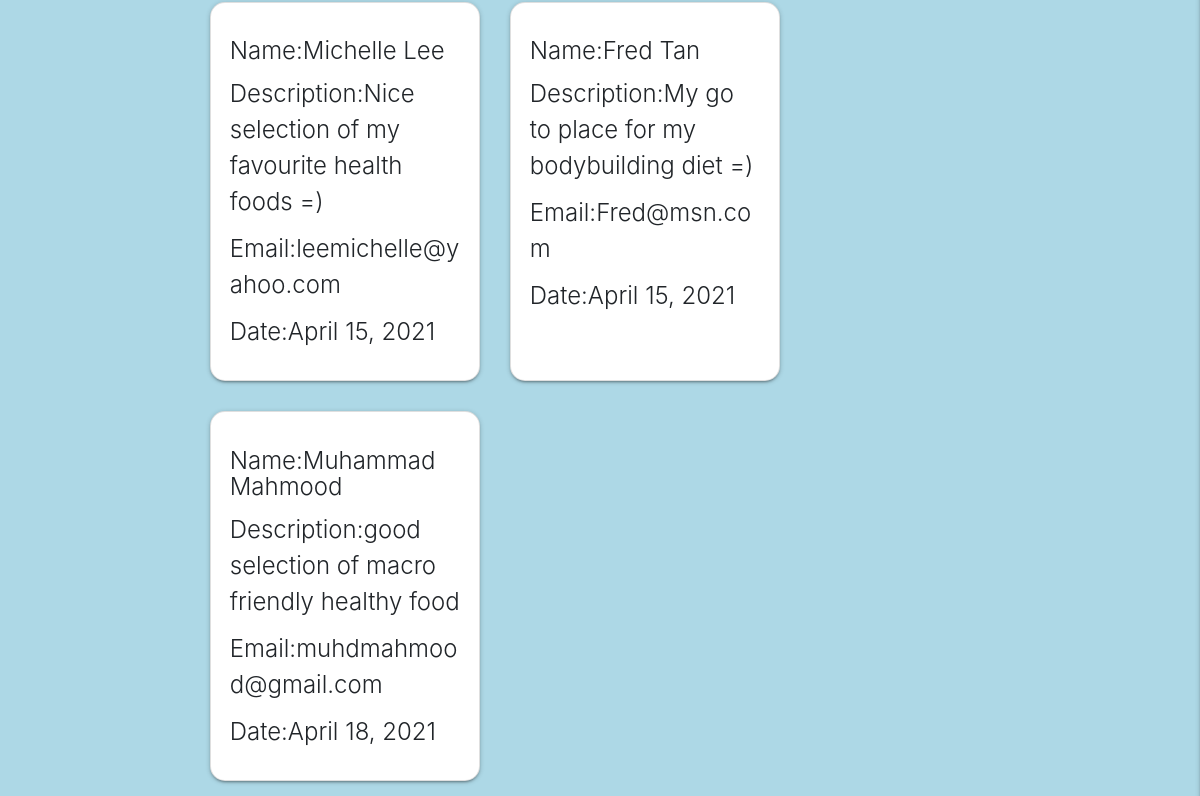
The page /reviews/ (signed in, lower part) on the database as committed earlier.
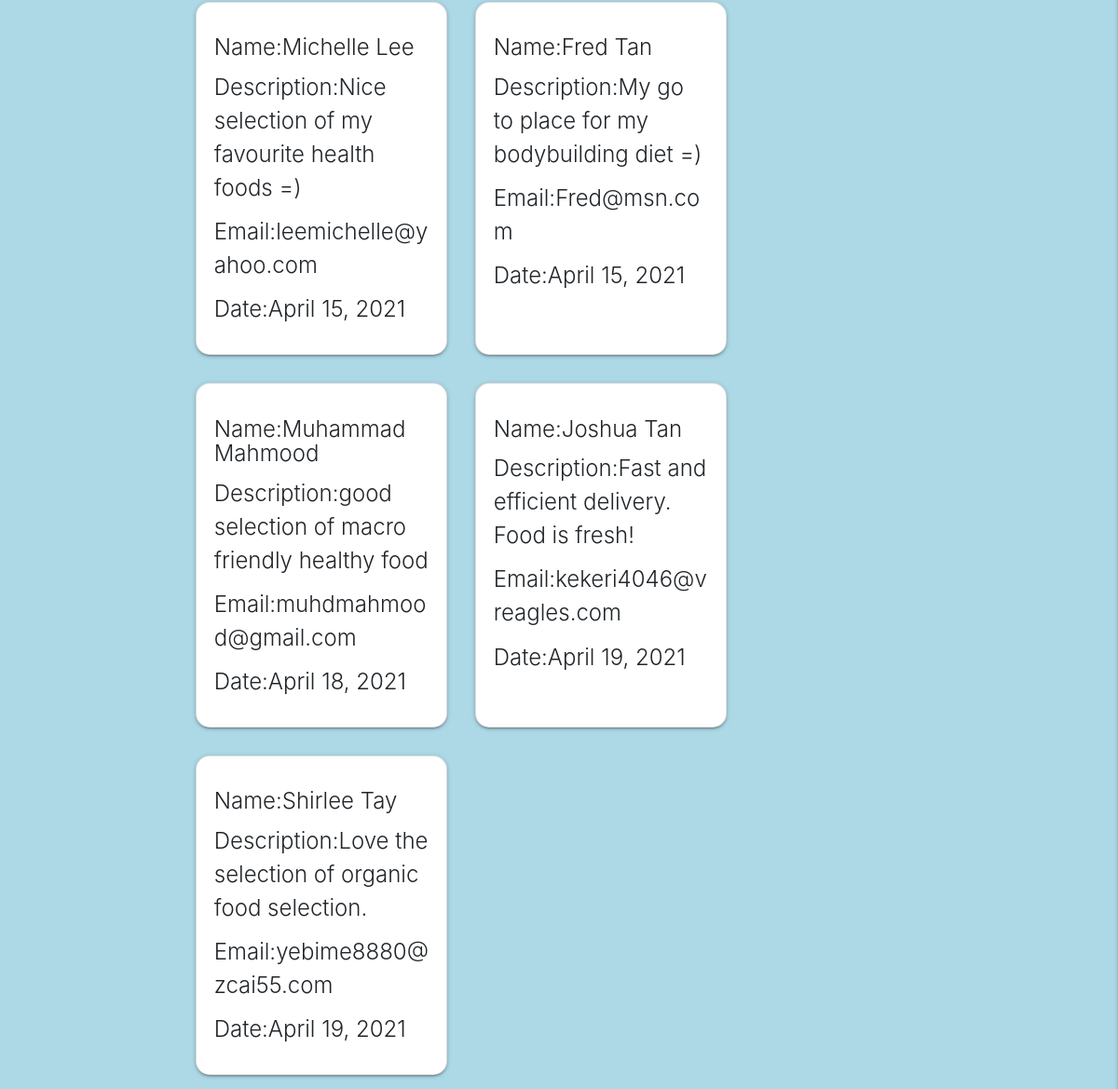
The same page on the database as committed later.
### reviews/models.py (models this page shows)
class reviews(models.Model):
    name = models.CharField(blank=False, max_length=255)
    Email = models.EmailField(blank=False, max_length=320)
    date = models.DateField(default=datetime.date.today)
    reviews = models.TextField(blank=False)

### reviews/views.py (the view)
# urls.py: path('', healthfood.views.index, name="show_healthfood_route"),
@login_required
def index(request):
    all_reviews = reviews.objects.all()
    return render(request, 'reviews/index-template.html', {
        'reviews': all_reviews
    })

### reviews/templates/reviews/index-template.html (shortened to what this page needs)
{% extends 'base.template.html' %}
{% load static %}
{%block content%}
<div style="display:flex;flex-wrap:wrap">
    {%for reviews in reviews %}
    <div class="card m-3" style="width:18rem;">
        <div class="card-body">
            <h5 class="card-title"> Name:{{reviews.name}}</h5>
            <p class="card-title"> Description:{{reviews.reviews}}</p>
            <p class="card-title"> Email:{{reviews.Email}}</p>
            <p class="card-title"> Date:{{reviews.date}}</p>
        </div>
    </div>
    {%endfor%}
</div>
{%endblock%}

Rows that differ between the two databases and show on the page:
added reviews: name "Joshua Tan", reviews "Fast and efficient delivery. Food is fresh!", Email "kekeri4046@vreagles.com", date "April 19, 2021"
added reviews: name "Shirlee Tay", reviews "Love the selection of organic food selection.", Email "yebime8880@zcai55.com", date "April 19, 2021"
